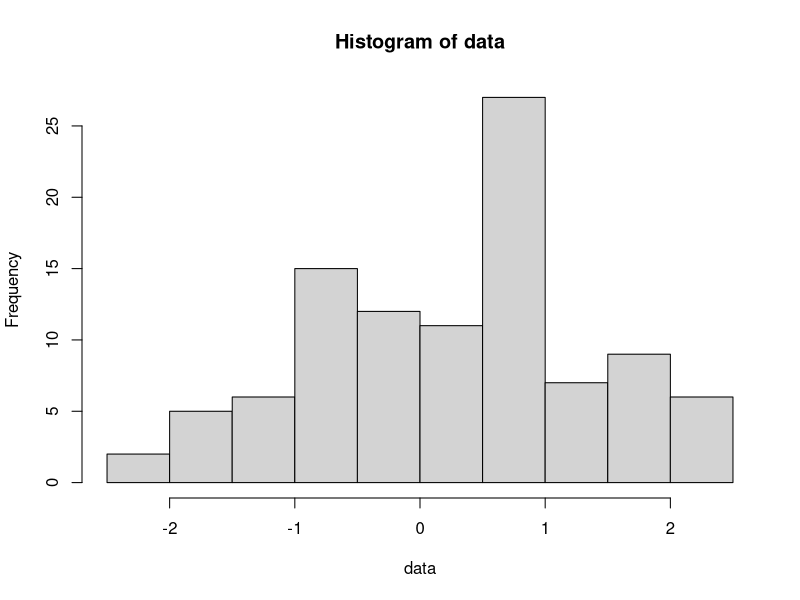
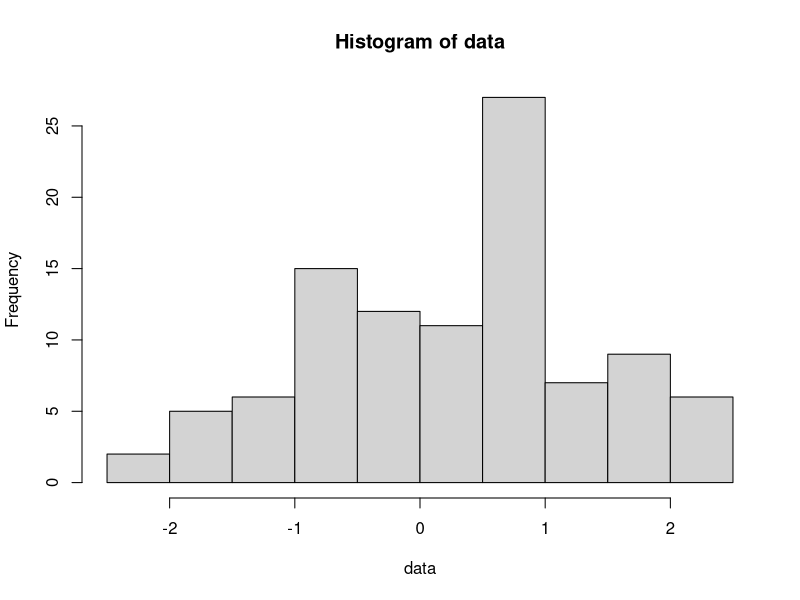

The R script that drew these images, in order:
## ---- chunk 1
x <- c(2,4,6)
x

y <- matrix(c(1,2,3,4,5,6), ncol=2)
y

## ---- chunk 2
v <- c(1:20)
v
## ---- chunk 3
v2 <- c("赤", "黄色", "青", "red", "blue")
v2
## ---- chunk 4
m <- matrix(v, nrow = 5)
m
## ---- chunk 5
m2 <- cbind(m, v2)
m2
## ---- chunk 6
d <- data.frame(x=c(1,2,3,4,5),
                y=c("red", "blue", "yellow", "green" , "pinc")
                )
d
## ---- chunk 7
d$x
## ---- chunk 8
L <- list(mat=m, vec=v2, value=999 )
L
## ---- chunk 9
L$mat[2,2]
## ---- chunk 10
set.seed(12345) # 乱数のシード
data <- rnorm(n = 100, mean = 0, sd = 1) # 平均０、標準偏差１の正規分布に従う100個の乱数列を発生 

## ---- chunk 11

hist(data)

## ---- chunk 12
hist(data)
